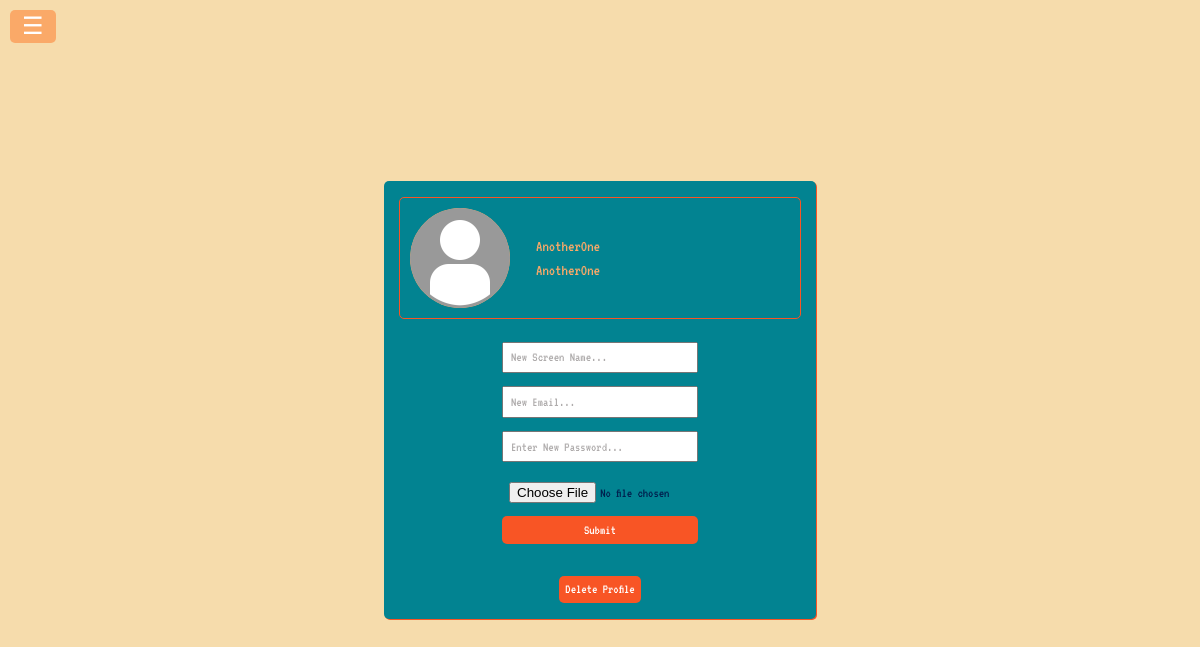
Page /update-profile (signed in) on the earlier database version.
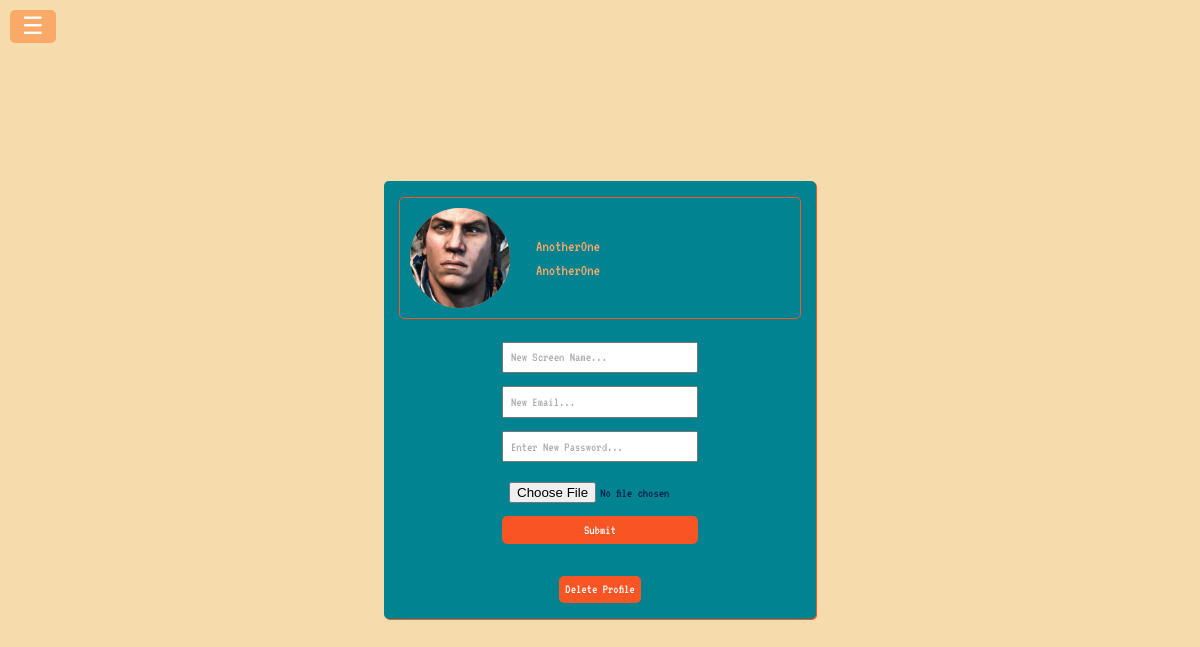
Same page on the later database version.
### app/models.py (models this page shows, shortened)
class UserProfile(models.Model):
    user = models.OneToOneField(User, on_delete=models.CASCADE, related_name="profile")
    screen_name = models.CharField(max_length=50)
    image = models.ImageField(upload_to="", null=True, blank=True)
    friends = models.ManyToManyField(User, related_name="friends", blank=True )
    blocked_users = models.ManyToManyField(User, related_name='blocked_by', blank=True)

### app/views.py (the view, shortened to what this page needs)
# urls.py: path("update-profile", edit_profile_view, name="edit-profile"),
@login_required(login_url="login")
def edit_profile_view(request: HttpRequest):
    user_profile = UserProfile.objects.get(user=request.user)
    user = User.objects.get(username=request.user)
    user_profile = UserProfile.objects.get(user = request.user)
    return render(request, "update_profile.html", {"user": user_profile})

### app/templates/update_profile.html (shortened to what this page needs)
{% extends "group_selection.html" %}
{% load static %}
{% block content %}
<div class = 'form-container'>
<div class="profile-update-form">
    <div class="user-card">
        <div class="profile-pic">
            {% if user.image %}
                <img src="{{ user.image.url }}" alt="Profile Picture">
            {% else %}
                <img src="{% static "images/default-user.jpg" %}" alt="Profile Picture">
            {% endif %}
        </div>
        <div class="user-info">
            <p>{{ user.user }}</p>
            <p>{{ user.screen_name }}</p>
        </div>
    </div>
    <form method="POST" enctype="multipart/form-data">
        <div class="form-group">
            <input type="text" name="screen_name" placeholder="New Screen Name..." class="input-text">
        </div>
        <div class="form-group">
            <input type="email" name="new_email" placeholder="New Email..." class="input-text">
        </div>
        <div class="form-group">
            <input id="password" type="text" name="password" placeholder="Enter New Password..." class="input-text">
        </div>
        <div class="form-group">
            <input type="file" name="image" class="input-file">
        </div>
        <div class="form-group">
            <input type="submit" name="update" value="Submit" class="btn-submit">
        </div>
    </form>
</div>
<div class="profile-delete-form">
    <form method="POST">
        <input type="submit" value="Delete Profile" name="delete" class="btn-delete">
    </form>
</div>
</div>
{% endblock content %}

Differences in the rows shown:
changed UserProfile "AnotherOne": image: picture added
